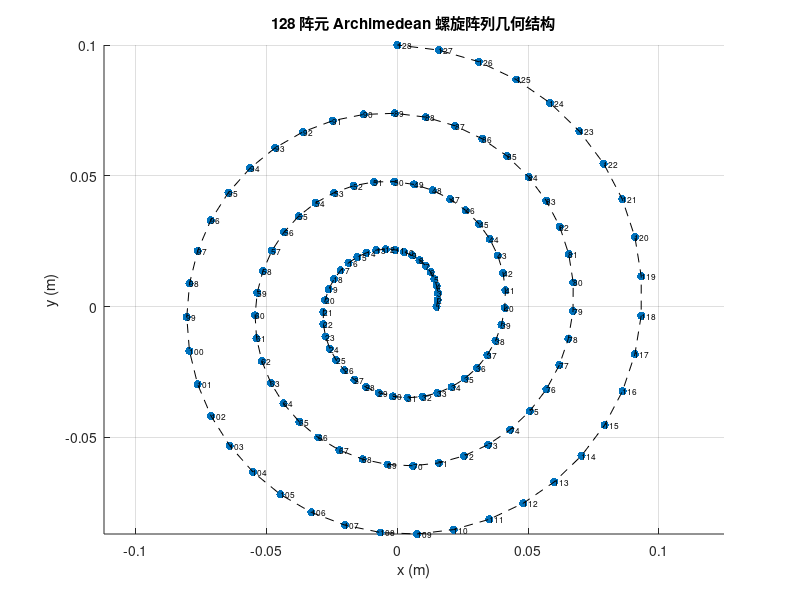
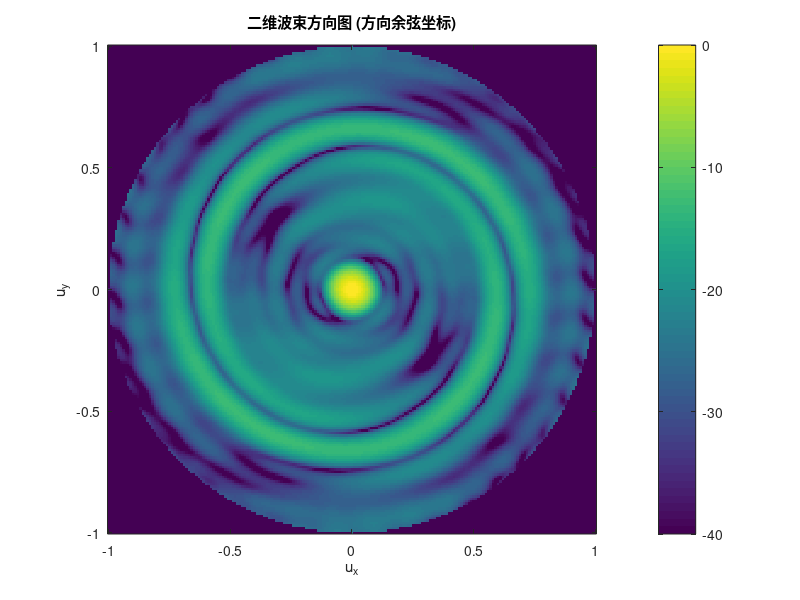
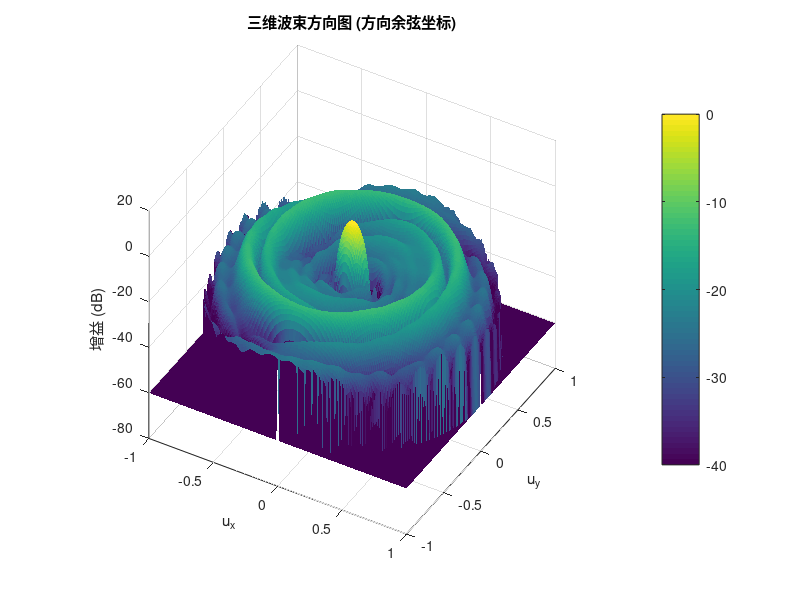

Recreate these plots in MATLAB, in order.
%% 阵列参数
N = 128;    % 阵元数
r_min = 0.015;  % 最小半径（m）
r_max = 0.1;    % 最大半径（m）
theta_max = 13 * pi / 2;    % 最大旋转幅度

fc = 20e3;  % 频率（Hz）
c = 340;    % 声速（m/s）
lambda = c / fc;    % 波长
k0 = 2 * pi / lambda;   % 波数

%% 生成螺旋坐标
theta = linspace(0, theta_max, N);
r = r_min + (r_max - r_min) / theta_max * theta;

x = r .* cos(theta);
y = r .* sin(theta);
z = zeros(1, N);
pos = [x; y; z];

%% 阵列几何图
figure;
scatter(x, y, 36, 'red', 'filled');
hold on;
plot(x, y, '--k');
text(x, y, arrayfun(@num2str, 1:N, 'UniformOutput',false), 'FontSize',6);
axis equal;
grid on;
xlabel('x (m)');
ylabel('y (m)');
title('128 阵元 Archimedean 螺旋阵列几何结构');

%% 方向余弦坐标
ux = linspace(-1, 1, 201);
uy = linspace(-1, 1, 201);
[UX, UY] = meshgrid(ux, uy);
mask = (UX.^2 + UY.^2) <= 1;

%% 计算阵列因子
AF = zeros(size(UX));
for n = 1:N
    xn = pos(1,n);
    yn = pos(2,n);
    zn = pos(3,n);
    uz = sqrt(max(0, 1 - UX.^2 - UY.^2));
    AF = AF + exp(1j * k0 * (xn * UX + yn * UY + zn * uz));
end

AF = AF ./ max(abs(AF(:)));
AFdB = 20 * log10(abs(AF) + eps);
AFdB(~mask) = -60;  % 单位圆外置为低值

%% 二维方向图
figure;
imagesc(ux, uy, AFdB);
axis xy;
axis square;
colorbar;
caxis([-40 0]);
xlabel('u_x');
ylabel('u_y');
title('二维波束方向图 (方向余弦坐标)');

%% 三维方向图
figure;
surf(UX, UY, AFdB, 'EdgeColor','none');
axis square;
view(30, 40);
colorbar;
caxis([-40 0]);
xlabel('u_x');
ylabel('u_y');
zlabel('增益 (dB)');
title('三维波束方向图 (方向余弦坐标)');
